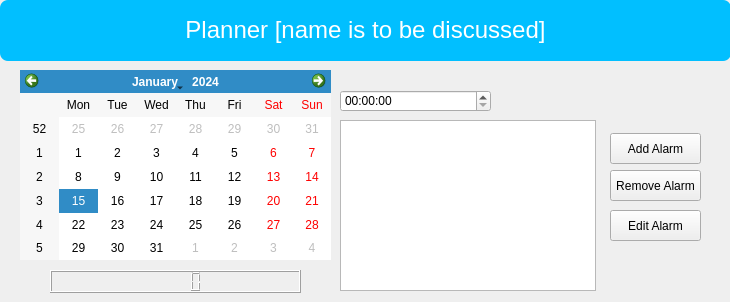
<?xml version="1.0" encoding="UTF-8"?>
<ui version="4.0">
 <class>Dialog</class>
 <widget class="QDialog" name="Dialog">
  <property name="geometry">
   <rect>
    <x>0</x>
    <y>0</y>
    <width>730</width>
    <height>302</height>
   </rect>
  </property>
  <property name="windowTitle">
   <string>Planner</string>
  </property>
  <property name="styleSheet">
   <string notr="true"/>
  </property>
  <widget class="QLabel" name="label">
   <property name="geometry">
    <rect>
     <x>0</x>
     <y>0</y>
     <width>731</width>
     <height>61</height>
    </rect>
   </property>
   <property name="styleSheet">
    <string notr="true">background : #01BFFF;
border-radius : 8px;
color:white;
</string>
   </property>
   <property name="text">
    <string>&lt;html&gt;&lt;head/&gt;&lt;body&gt;&lt;p align=&quot;center&quot;&gt;&lt;span style=&quot; font-size:18pt;&quot;&gt;Planner [name is to be discussed]&lt;/span&gt;&lt;/p&gt;&lt;/body&gt;&lt;/html&gt;</string>
   </property>
  </widget>
  <widget class="QCalendarWidget" name="calendarWidget">
   <property name="geometry">
    <rect>
     <x>20</x>
     <y>70</y>
     <width>311</width>
     <height>190</height>
    </rect>
   </property>
  </widget>
  <widget class="QStackedWidget" name="stackedWidget">
   <property name="geometry">
    <rect>
     <x>330</x>
     <y>60</y>
     <width>381</width>
     <height>271</height>
    </rect>
   </property>
   <property name="currentIndex">
    <number>3</number>
   </property>
   <widget class="QWidget" name="main">
    <widget class="QPushButton" name="addToDoBtn">
     <property name="geometry">
      <rect>
       <x>40</x>
       <y>30</y>
       <width>261</width>
       <height>24</height>
      </rect>
     </property>
     <property name="styleSheet">
      <string notr="true">background : #01BFFF;
border-radius : 8px;
color:white;
</string>
     </property>
     <property name="text">
      <string>Add New To Do List</string>
     </property>
    </widget>
    <widget class="QPushButton" name="addNoteBtn">
     <property name="geometry">
      <rect>
       <x>40</x>
       <y>70</y>
       <width>261</width>
       <height>24</height>
      </rect>
     </property>
     <property name="styleSheet">
      <string notr="true">background : #01BFFF;
border-radius : 8px;
color:white;
</string>
     </property>
     <property name="text">
      <string>Add New Note</string>
     </property>
    </widget>
    <widget class="QPushButton" name="addAlarmBtn">
     <property name="geometry">
      <rect>
       <x>40</x>
       <y>110</y>
       <width>261</width>
       <height>24</height>
      </rect>
     </property>
     <property name="styleSheet">
      <string notr="true">background : #01BFFF;
border-radius : 8px;
color:white;
</string>
     </property>
     <property name="text">
      <string>Add New Alarm</string>
     </property>
    </widget>
    <widget class="QPushButton" name="addReminderBtn">
     <property name="geometry">
      <rect>
       <x>40</x>
       <y>150</y>
       <width>261</width>
       <height>24</height>
      </rect>
     </property>
     <property name="styleSheet">
      <string notr="true">background : #01BFFF;
border-radius : 8px;
color:white;
</string>
     </property>
     <property name="text">
      <string>Add New Reminder</string>
     </property>
    </widget>
   </widget>
   <widget class="QWidget" name="ToDoPage">
    <widget class="QLabel" name="label_2">
     <property name="geometry">
      <rect>
       <x>30</x>
       <y>30</y>
       <width>311</width>
       <height>221</height>
      </rect>
     </property>
     <property name="text">
      <string>testing</string>
     </property>
    </widget>
   </widget>
   <widget class="QWidget" name="NotesPage"/>
   <widget class="QWidget" name="AlarmPage">
    <widget class="QListWidget" name="alarmList">
     <property name="geometry">
      <rect>
       <x>10</x>
       <y>60</y>
       <width>256</width>
       <height>171</height>
      </rect>
     </property>
    </widget>
    <widget class="QPushButton" name="addAlarmTimeButton">
     <property name="geometry">
      <rect>
       <x>280</x>
       <y>73</y>
       <width>91</width>
       <height>31</height>
      </rect>
     </property>
     <property name="text">
      <string>Add Alarm</string>
     </property>
    </widget>
    <widget class="QPushButton" name="removeAlarmButton">
     <property name="geometry">
      <rect>
       <x>280</x>
       <y>110</y>
       <width>91</width>
       <height>31</height>
      </rect>
     </property>
     <property name="text">
      <string>Remove Alarm</string>
     </property>
    </widget>
    <widget class="QTimeEdit" name="alarmTimeEdit">
     <property name="geometry">
      <rect>
       <x>10</x>
       <y>30</y>
       <width>151</width>
       <height>22</height>
      </rect>
     </property>
    </widget>
    <widget class="QPushButton" name="editAlarmBtn">
     <property name="geometry">
      <rect>
       <x>280</x>
       <y>150</y>
       <width>91</width>
       <height>31</height>
      </rect>
     </property>
     <property name="text">
      <string>Edit Alarm</string>
     </property>
    </widget>
   </widget>
   <widget class="QWidget" name="ReminderPage"/>
  </widget>
  <widget class="QLCDNumber" name="lcdNumber">
   <property name="geometry">
    <rect>
     <x>50</x>
     <y>270</y>
     <width>251</width>
     <height>23</height>
    </rect>
   </property>
   <property name="styleSheet">
    <string notr="true">font: 600 20pt &quot;Segoe UI Variable Text Semibold&quot;;</string>
   </property>
  </widget>
  <zorder>stackedWidget</zorder>
  <zorder>label</zorder>
  <zorder>calendarWidget</zorder>
  <zorder>lcdNumber</zorder>
 </widget>
 <resources/>
 <connections/>
</ui>
